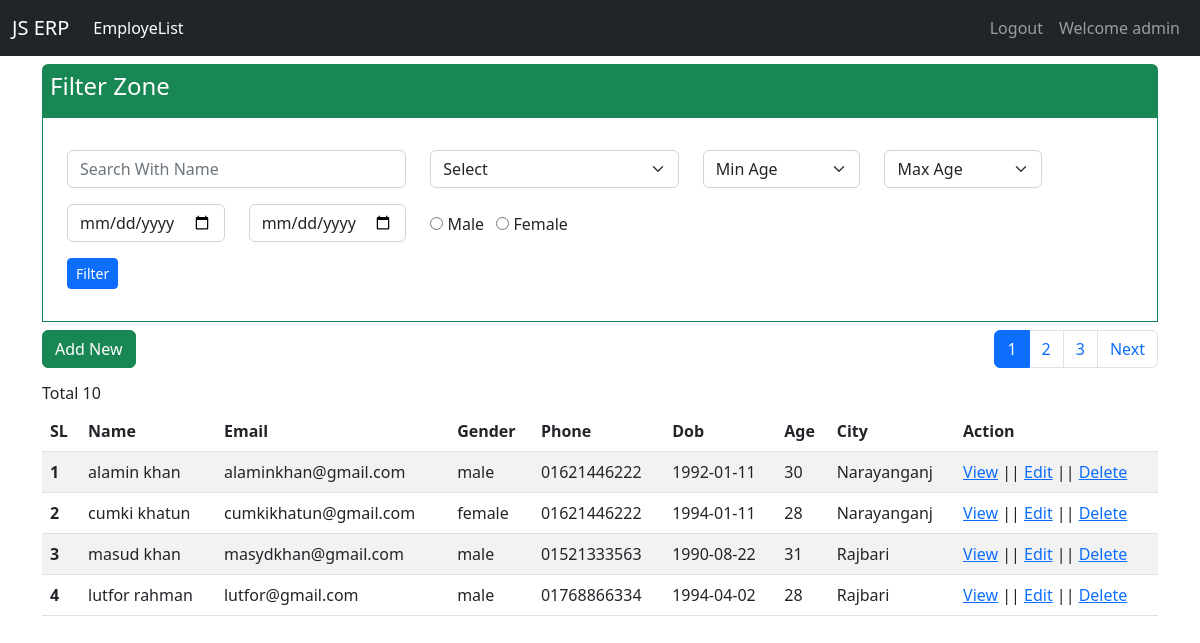
The app's page / (signed in), older data.
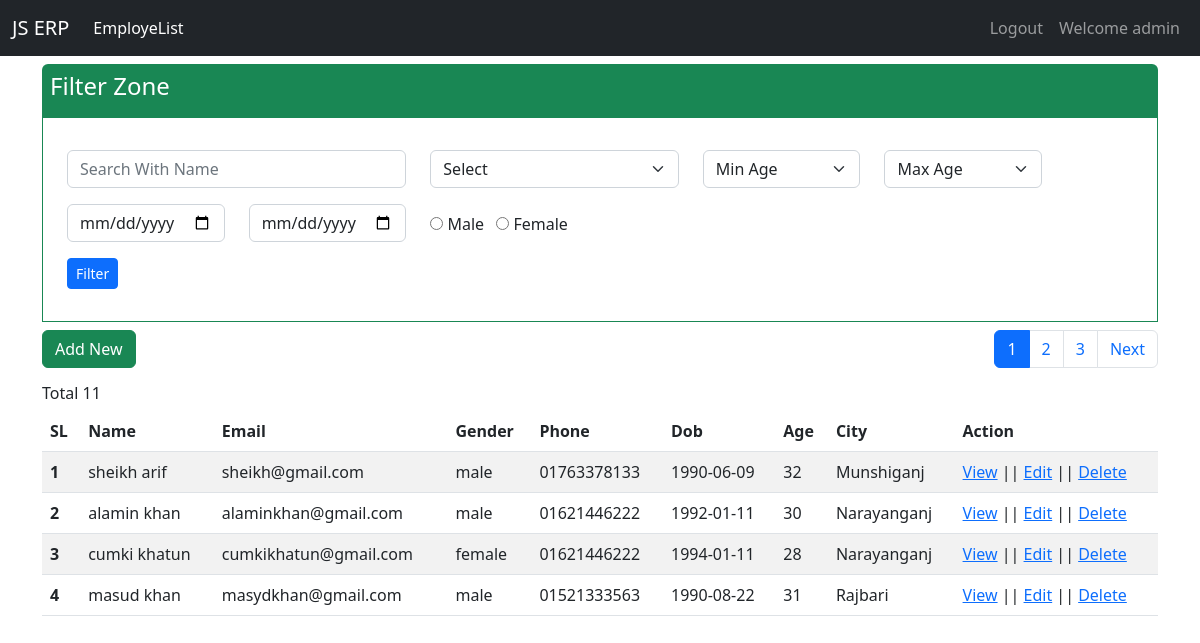
The same page, newer data.
### employee/models.py (models this page shows, shortened)
class EmployeeList(models.Model):
    user=models.ForeignKey(User,on_delete=models.CASCADE)
    FirstName=models.CharField(max_length=100,blank=False)
    LastName=models.CharField(max_length=100,blank=False)
    Email=models.CharField(max_length=100,blank=False)
    Phone=models.CharField(max_length=100,blank=False)
    Gender=models.CharField(max_length=100,blank=False)
    Age=models.CharField(max_length=100,blank=False)
    Dob=models.CharField(max_length=100,blank=False)
    City=models.CharField(max_length=100,blank=False)

### employee/views.py (the view, shortened to what this page needs)
# urls.py: path('', views.Employees, name='employeelist'),
@login_required(login_url='App_Employee:login')
def Employees(request):
    ps = 4
    pn = 1
    name=city=minage=maxage=gender=mindate=maxdate=""
    ExcludeRecors = (pn-1)*ps
    sql1="Select id,FirstName,LastName,Email,Gender,Phone,Dob,Age,City, count(1) over() TC From employee_employeelist "
    sql2=" user_id='"+str(request.user.id)+"' ORDER BY id DESC LIMIT " + str(ps) + " OFFSET "+str(ExcludeRecors)
    SqlQuery = ""
    if name!="":
        SqlQuery=SqlQuery + "( FirstName Like '%"+ name +"%' OR LastName Like '%"+name+"%' ) "
    if city!="" and city!="Select":
        if SqlQuery !="":
            SqlQuery=SqlQuery + " AND "
        SqlQuery=SqlQuery + " City='" + city + "'"
    if minage!="" and minage!="Min Age":
        if SqlQuery !="":
            SqlQuery=SqlQuery + " AND "
        SqlQuery=SqlQuery + "  Age>='" + minage + "' "
    if maxage!="" and maxage!="Max Age":
        if SqlQuery !="":
            SqlQuery=SqlQuery + " AND "
        SqlQuery=SqlQuery + "  Age<='" + maxage + "' "
    if mindate!="":
        if SqlQuery !="":
            SqlQuery=SqlQuery + " AND "
        SqlQuery=SqlQuery + "  Dob>='" + mindate + "' "
    if maxdate!="":
        if SqlQuery !="":
            SqlQuery=SqlQuery + " AND "
        SqlQuery=SqlQuery + "  Dob<='" + maxdate + "' "
    if gender!="":
        if SqlQuery !="":
            SqlQuery=SqlQuery+" AND "
        SqlQuery=SqlQuery + " Gender='" + gender + "'"
    if SqlQuery != "":
        SqlQuery =sql1+ " where "+SqlQuery+" AND "+sql2
    else:
        SqlQuery =sql1+ " where "+sql2
    print(SqlQuery)
    with connection.cursor() as cursor:
        cursor.execute(SqlQuery )
        all_employees = cursor.fetchall()
    PageCount = 0
    if len(all_employees) != 0:
        Totaldata = all_employees[0][9]
        ExtraPage = (Totaldata / ps)
        PageCount = round(Totaldata / ps)
        print(ExtraPage, PageCount)
        if ExtraPage > PageCount and PageCount >= 1:
            PageCount = PageCount+1
    print(PageCount)
    context = {
        'all_employees': all_employees,
        'pn': pn,
        'range': range(1, PageCount+1),
        'PageCount': PageCount,
        'name':name,
        'city':city,
        'minage':minage,
        'maxage':maxage,
        'mindate':mindate,
        'maxdate':maxdate,
        'minagerange':range(18,40),
        'maxagerange':range(30,80),
    }
    return render(request, 'employee/employee.html', context)

### templates/employee/employee.html (shortened to what the changed rows need)
{% extends 'base.html' %}
{% block main %}
<section>
  <div class="row">
    <div class="col">
      <nav>
       <ul class="pagination">
        {%  for i in range  %}
            {% if i == pn %}
                <li class="page-item active"><a class="page-link"  onclick="ChangePageNoValue({{i}})">{{i}}</a></li>
            {% else %}
                <li class="page-item "><a class="page-link"  onclick="ChangePageNoValue({{i}})">{{i}}</a></li>
            {% endif%}
        {%  endfor %}
    </ul>
      </nav>
    </div>
  </div>
</section>
<section>
  <div class="table-responsive">
  <table class="table table-striped table-hover">
    <h6>Total {{all_employees.0.9}}</h6>
    <thead>
      <tr>
        <th scope="col">SL</th>
        <th scope="col">Name</th>
        <th scope="col">Email</th>
        <th scope="col">Gender</th>
        <th scope="col">Phone</th>
        <th scope="col">Dob</th>
        <th scope="col">Age</th>
        <th scope="col">City</th>
        <th scope="col">Action</th>
      </tr>
    </thead>
    <tbody>
      {% for emp in all_employees %}
      <tr>
        <th scope="row">{{forloop.counter}}</th>
        <td>{{emp.1}} {{emp.2}}</td>
        <td>{{emp.3}}</td>
        <td>{{emp.4}}</td>
        <td>{{emp.5}}</td>
        <td>{{emp.6}}</td>
        <td>{{emp.7}}</td>
        <td>{{emp.8}}</td>
        <td>
          <a href="{% url 'App_Employee:details' emp.0%}">View</a> ||
          <a href="{% url 'App_Employee:editemployee' emp.0 %}">Edit</a> ||
          <a href="" data-bs-toggle="modal" data-bs-target="#exampleModal" onclick="changemodalvalue({{emp.0}})">Delete </a>
        </td>
      </tr>
      {% endfor %}
    </tbody>
  </table>
</div>
</section>
{% endblock main %}

Row changes from the older to the newer data that the page shows:
no longer on this page (row unchanged): EmployeeList: FirstName "lutfor", LastName "rahman", Email "lutfor@gmail.com", Gender "male", Phone "01768866334", Dob "1994-04-02", Age "28", City "Rajbari"
added EmployeeList: FirstName "sheikh", LastName "arif", Email "sheikh@gmail.com", Gender "male", Phone "01763378133", Dob "1990-06-09", Age "32", City "Munshiganj"
Text that changed along with them:
{{ all_employees.0.9 }}: "10" → "11"
